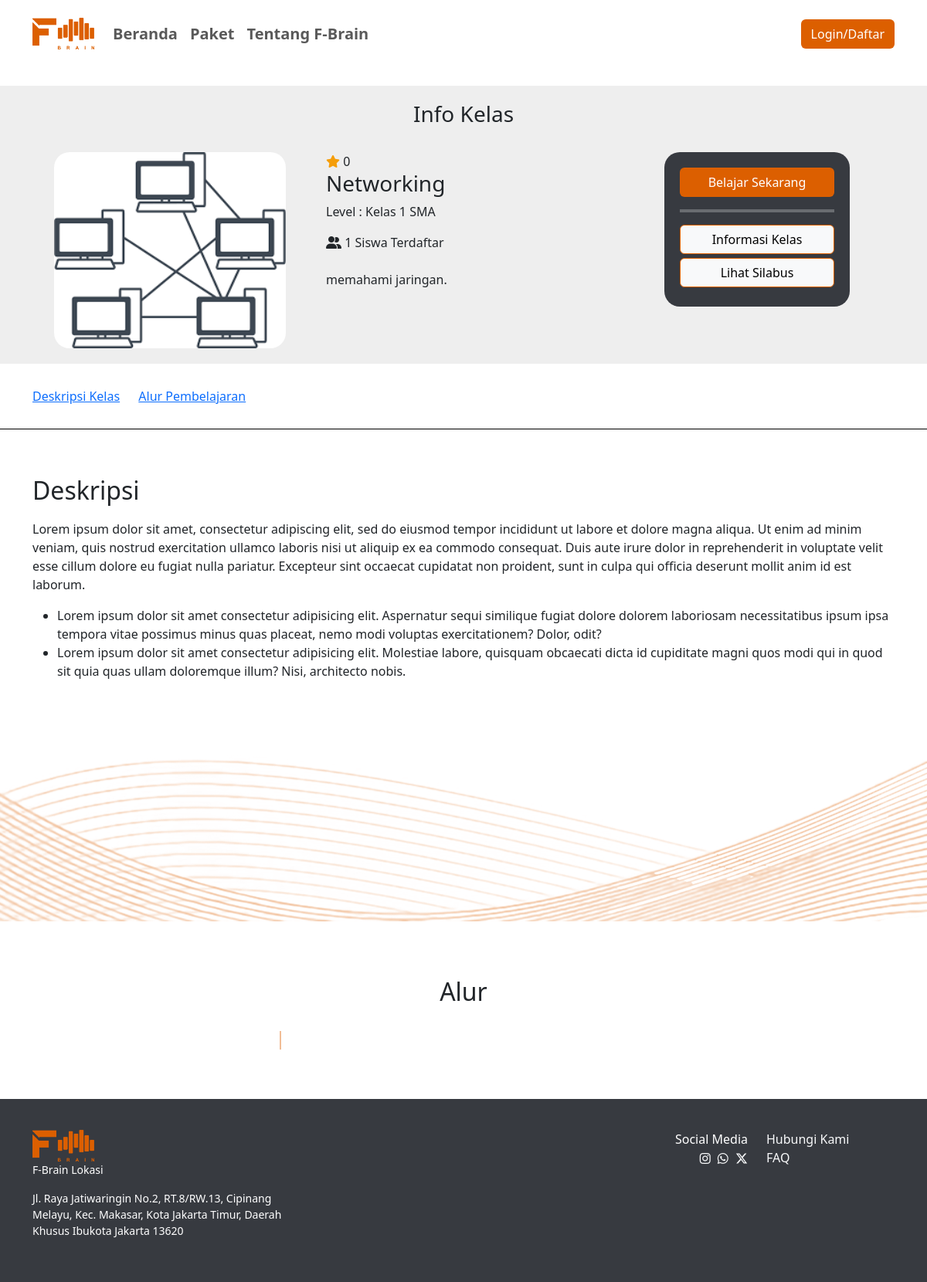
Page /paket/info_kelas/22 on the committed database.
### tables this page shows
CREATE TABLE `tb_paket` (
  `id` int(11) NOT NULL,
  `judul_paket` varchar(100) NOT NULL,
  `gambar` varchar(100) NOT NULL,
  `deskripsi_judul` text NOT NULL,
  `terdaftar` int(11) NOT NULL,
  `rating` int(11) NOT NULL,
  `main_deskripsi` text NOT NULL,
  `id_tutor` int(11) NOT NULL,
  `harga` int(11) NOT NULL
);

### application/controllers/paket.php (called while the page is built, shortened)
<?php
class Paket extends CI_Controller
{
    public $id_siswa;
    public $nama_panggilan;
    public $email;
    public function __construct()
    {
        $this->id_siswa = $this->session->userdata('id_siswa');
        $this->nama_panggilan = $this->session->userdata('nama_pengguna');
        $this->email = $this->session->userdata('email');
    }
    public function info_kelas($id)
    {
        if ($this->id_siswa) {
            $data = [
                'nama' => $this->nama_panggilan,
                'email' => $this->email,
                'data_siswa' => $this->ModelSiswa->getDataSiswa($this->id_siswa),
                'id_paket' => $id,
                'detail_paket' => $this->ModelPaket->getPakeTDetailtById($id)
            ];
            $this->load->view('halaman/member/header', $data);
        } else {
            $data = [
                'nama' => 'pengunjung',
                'id_paket' => $id,
                'detail_paket' => $this->ModelPaket->getPakeTDetailtById($id)
            ];
            $this->load->view('halaman/member/header_before', $data);
        }
        $this->load->view('halaman/info_kelas', $data);
        $this->load->view('halaman/member/footer', $data);
    }
}

### index.php (called while the page is built, shortened)
<?php
require_once BASEPATH.'core/CodeIgniter.php';

### application/models/ModelPaket.php (called while the page is built, shortened)
<?php
class ModelPaket extends CI_Model
{
    public function getPakeTDetailtById($id)
    {
        $dataPaket = $this->db->get_where('tb_paket', ['id' => $id])->row_array();
        if ($dataPaket) {
            $dataLangkah = $this->db->get_where('tb_langkah', ['id_paket' => $dataPaket['id']]);
        }
        $dataPaketById = [
            'dataPaket' => $dataPaket,
            'dataLangkah' => $dataLangkah->result()
        ];
        return $dataPaketById;
    }
}

### application/views/halaman/info_kelas.php (the view, shortened to what this page needs)
<br>
<div style="background-color: #eeeeee; padding-top: 20px; padding-bottom: 20px;">
    <div class="container">
        <center>
            <h3>Info Kelas</h3>
        </center>
        <br>
        <div class="row">
            <div class="col center">
                <img src="<?= base_url('assets/img/') . $detail_paket['dataPaket']['gambar']; ?>" alt="" width="300px" style="border-radius: 20px;">
            </div>
            <div class="col">
                <i class="fa-solid fa-star" style="color: #f59e0b;"></i> <?= $detail_paket['dataPaket']['rating']; ?>
                <br>
                <h3><?= $detail_paket['dataPaket']['judul_paket']; ?></h3>
                <p>Level : Kelas 1 SMA</p>
                <i class="fa-solid fa-user-group"></i> <?= $detail_paket['dataPaket']['terdaftar']; ?> Siswa Terdaftar
                <br>
                <br>
                <p><?= $detail_paket['dataPaket']['deskripsi_judul']; ?>.</p>
            </div>
            <div class="col center">
                <div style="background-color: #373A40; height: 200px; padding: 20px; border-radius: 20px;">
                    <?php if ($nama == 'pengunjung') { ?>
                        <a href="<?= base_url('auth/login/') ?>" class="btn" style="background-color: #DC5F00; color: white; width: 200px;">Belajar Sekarang</a>
                    <?php } else { ?>
                        <a href="<?= base_url('paket/pembayaran/' . $id_paket) ?>" class="btn" style="background-color: #DC5F00; color: white; width: 200px;">Belajar Sekarang</a>
                    <?php } ?>
                    <hr style="border: 2px solid white;">
                    <center>
                        <button type="button" class="btn btn-light" style="margin-bottom: 5px; border: 1px solid #DC5F00; width: 200px;">Informasi Kelas</button>
                        <br>
                        <button type="button" class="btn btn-light" style="border: 1px solid #DC5F00; width: 200px;">Lihat Silabus</button>
                    </center>
                </div>
            </div>
        </div>
    </div>
</div>
<div class="container" style="padding-top: 30px;">
    <a href="#" style="padding-right: 20px;">Deskripsi Kelas</a>
    <a href="#">Alur Pembelajaran</a>
</div>
<div style="padding-top: 30px; border-bottom: 1px solid black;"></div>
<div class="container" style="padding-top: 60px;">
    <h2>Deskripsi</h2>
    <div style="padding-bottom: 10px;"></div>
    <p><?= $detail_paket['dataPaket']['main_deskripsi']; ?></p>
    <ul>
        <li>Lorem ipsum dolor sit amet consectetur adipisicing elit. Aspernatur sequi similique fugiat dolore dolorem laboriosam necessitatibus ipsum ipsa tempora vitae possimus minus quas placeat, nemo modi voluptas exercitationem? Dolor, odit?</li>
        <li>Lorem ipsum dolor sit amet consectetur adipisicing elit. Molestiae labore, quisquam obcaecati dicta id cupiditate magni quos modi qui in quod sit quia quas ullam doloremque illum? Nisi, architecto nobis.</li>
    </ul>
</div>
<div style="background-image: url('<?= base_url() ?>assets/img/line1.png'); width: auto; height: 296px;"></div>
<div class="container">
    <div class="container my-5">
        <div class="row">
            <div class="col-md-6 offset-md-3">
                <br>
                <h2>
                    <center>Alur</center>
                </h2>
                <br>
                <ul class="timeline-3">
                    <br>
                </ul>
            </div>
        </div>
    </div>
</div>

### assets/css/style.css (style rules this page uses)
.center { display: flex; align-items: center; height: 100%; justify-content: center; }
ul.timeline-3 { list-style-type: none; position: relative; }
ul.timeline-3:before { content: " "; background: #dc5f0069; display: inline-block; position: absolute; left: 29px; width: 2px; height: 100%; z-index: 400; }

### rows in the picture
tb_paket: gambar (picture), rating "0", judul_paket "Networking", terdaftar "1", deskripsi_judul "memahami jaringan", main_deskripsi "Lorem ipsum dolor sit amet, consectetur adipiscing elit, sed do eiusmod tempor incididunt ut labore et dolore magna aliqua. Ut enim ad minim veniam, quis nostrud exercitation ullamco laboris nisi ut aliquip ex ea commodo consequat. Duis aute irure dolor in reprehenderit in voluptate velit esse cillum dolore eu fugiat nulla pariatur. Excepteur sint occaecat cupidatat non proident, sunt in culpa qui officia deserunt mollit anim id est laborum."
